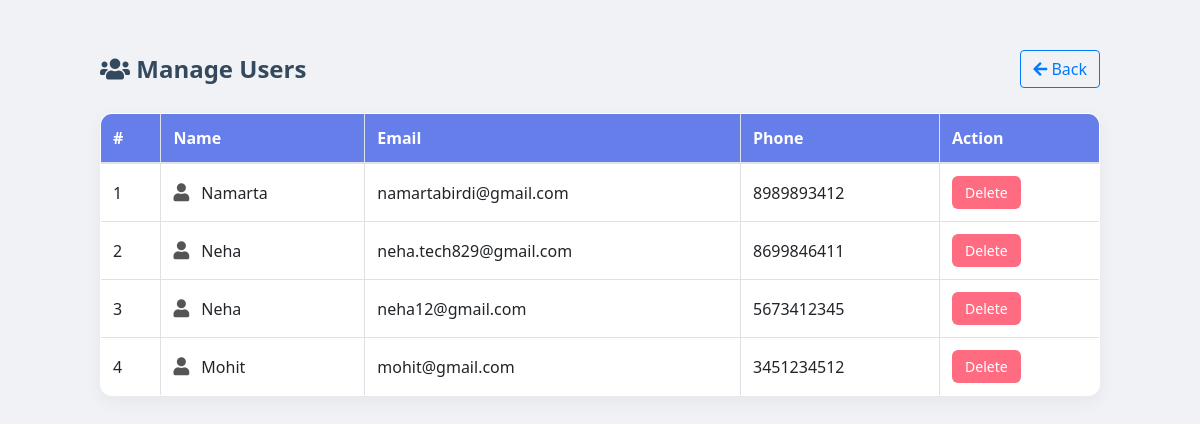
Screenshot of /admin/manage-users.php (signed in) with the database file from the repository.
### tables this page shows
CREATE TABLE `tblusers` (
  `user_id` int(11) NOT NULL,
  `fullname` varchar(100) NOT NULL,
  `email` varchar(100) DEFAULT NULL,
  `password` varchar(255) NOT NULL,
  `mobile` varchar(15) DEFAULT NULL,
  `reg_date` timestamp NOT NULL DEFAULT current_timestamp()
);

### admin/manage-users.php (the view, shortened to what this page needs)
<?php
include('../includes/dbconnection.php');
?>
<!DOCTYPE html>
<html lang="en">
<head>
<link rel="stylesheet" href="https://cdn.jsdelivr.net/npm/bootstrap@4.6.2/dist/css/bootstrap.min.css">
<link rel="stylesheet" href="https://cdnjs.cloudflare.com/ajax/libs/font-awesome/5.15.4/css/all.min.css">
</head>
<body>
<div class="content">
<h4 class="page-title">
    <span><i class="fas fa-users"></i> Manage Users</span>
    <a href="dashboard.php" class="btn btn-outline-primary">
        <i class="fas fa-arrow-left"></i> Back
    </a>
</h4>
<table class="table table-bordered table-hover table-responsive-md">
<thead>
<tr>
<th>#</th>
<th>Name</th>
<th>Email</th>
<th>Phone</th>
<th>Action</th>
</tr>
</thead>
<tbody>
<?php
$query = mysqli_query($con, "SELECT * FROM tblusers ORDER BY user_id DESC");
$i = 1;
while($row = mysqli_fetch_assoc($query)){
?>
<tr>
<td><?php echo $i++; ?></td>
<td><i class="fas fa-user user-icon"></i> <?php echo htmlspecialchars($row['fullname']); ?></td>
<td><?php echo htmlspecialchars($row['email']); ?></td>
<td><?php echo htmlspecialchars($row['mobile']); ?></td>
<td>
<a href="manage-users.php?del=<?php echo $row['user_id']; ?>"
   class="btn btn-sm btn-delete"
   onclick="return confirm('Delete this user?')">
   Delete
</a>
</td>
</tr>
<?php } ?>
</tbody>
</table>
</div>
</body>
</html>

### admin/manage-users.php (style rules this page uses)
body { background:#f0f2f5; font-family:'Segoe UI', sans-serif; }
.content { max-width:1000px; margin:50px auto; }
h4.page-title { font-weight:700; color:#34495e; margin-bottom:25px; display:flex; justify-content:space-between; align-items:center; }
.table { background:white; border-radius:12px; overflow:hidden; box-shadow:0 6px 20px rgba(0,0,0,0.05); }
.table thead { background:#667eea; color:white; font-weight:600; }
.table td, .table th { vertical-align:middle; }
.user-icon { font-size:18px; margin-right:8px; color:#555; }
.btn-delete { background:#ff6b81; color:white; font-weight:500; border-radius:6px; padding:5px 12px; transition:0.3s; }

### rows the page displays
tblusers: fullname "Namarta", email "namartabirdi@gmail.com", mobile "8989893412"
tblusers: fullname "Neha", email "neha.tech829@gmail.com", mobile "8699846411"
tblusers: fullname "Neha", email "neha12@gmail.com", mobile "5673412345"
tblusers: fullname "Mohit", email "mohit@gmail.com", mobile "3451234512"
